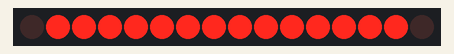
A sketch run on a simulated Arduino Uno, built with avr-gcc and run on an emulated ATmega328P. Shown: 16 shift-register outputs drawn as a row of LEDs (first output left, lit = HIGH). Wiring (inferred from the names in the program): 2 × shift register (74HC595): data pin 13; shift clock pin 11; latch pin 12. Wiring (inferred from the signals the program sends): row of LEDs: on Q0, Q1, Q2, Q3, Q4, Q5, Q6, Q7, Q8, Q9, Q10, Q11, Q12, Q13, Q14, Q15.

Above: at 0.05 s.
At 0.45 s:
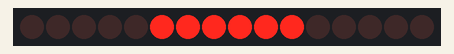
At 0.8 s:
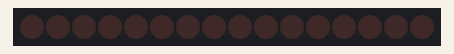
At 1.45 s:
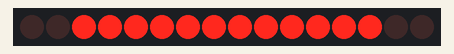
At 2.15 s:
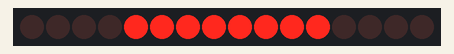
At 3.5 s:
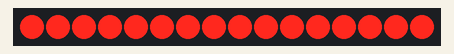
Timing chart, 0 to 4.1 s (numbered marks = the images above):
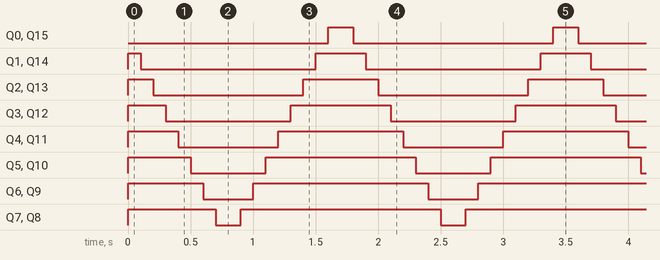

Measured:
- by itself, Q0, Q15: alternates HIGH for 0.20 s and LOW for 1.6 s
- by itself, Q1, Q14: repeats every 1.8 s: LOW 1.4 s, HIGH 0.40 s
- by itself, Q2, Q13: repeats every 1.8 s: LOW 1.2 s, HIGH 0.60 s
- by itself, Q3, Q12: repeats every 1.8 s: LOW 1.0 s, HIGH 0.80 s
- by itself, Q4, Q11: repeats every 1.8 s: LOW 0.80 s, HIGH 1.0 s
- by itself, Q5, Q10: repeats every 1.8 s: LOW 0.60 s, HIGH 1.2 s
- by itself, Q6, Q9: repeats every 1.8 s: LOW 0.40 s, HIGH 1.4 s
- by itself, Q7, Q8: repeats every 1.8 s: LOW 0.20 s, HIGH 1.6 s

The sketch:

shift_register_test_ino.ino
```cpp
#define CLOCK 11 //74HC595 pin 11
#define LATCH 12  //74HC595 pin 12
#define DATA 13  //74HC595 pin 14


//display data
byte data[2];
int count;
byte dir;
int iter;


void setup()
{
  /**CONFIGURE PINS**/
  pinMode(LATCH, OUTPUT);
  pinMode(DATA, OUTPUT);
  pinMode(CLOCK, OUTPUT);

  /**CONFIGURE DISPLAY DATA**/
  data[0] = 0xFF;
  data[1] = 0xFF;
  count = 0;
  dir = 0;
  iter = 0;

  /**CONFIGURE TIMERS**/
  cli();//disable interrupts

  //set timer0 interrupt at 2kHz
  TCCR0A = 0;// set entire TCCR2A register to 0
  TCCR0B = 0;// same for TCCR2B
  TCNT0  = 0;//initialize counter value to 0
  // set compare match register for 2khz increments
  OCR0A = 255;// = (16*10^6) / (2000*64) - 1 (must be <256)
  // turn on CTC mode
  TCCR0A |= (1 << WGM01);
  // Set CS01 and CS00 bits for 64 prescaler
  TCCR0B |= (1 << CS01) | (1 << CS00);
  // enable timer compare interrupt
  TIMSK0 |= (1 << OCIE0A);

  //set timer1 interrupt at 10Hz
  TCCR1A = 0;// set entire TCCR1A register to 0
  TCCR1B = 0;// same for TCCR1B
  TCNT1  = 0;//initialize counter value to 0
  // set compare match register for 1hz increments
  OCR1A = 1562;// = (16*10^6) / (10*1024) - 1 (must be <65536)
  // turn on CTC mode
  TCCR1B |= (1 << WGM12);
  // Set CS12 and CS10 bits for 1024 prescaler
  TCCR1B |= (1 << CS12) | (1 << CS10);
  // enable timer compare interrupt
  TIMSK1 |= (1 << OCIE1A);

  sei();//enable interrupts
}

//display the data @ 2kHz
ISR(TIMER0_COMPA_vect)
{
  digitalWrite(LATCH, LOW);

  byte mask = 1 << iter;
  iter = (iter==7 ? 0:iter+1);

  shiftOut(DATA, CLOCK, MSBFIRST, data[0]);
  shiftOut(DATA, CLOCK, MSBFIRST, data[1]);

  digitalWrite(LATCH, HIGH);
}

//update the data @ 10Hz
ISR(TIMER1_COMPA_vect)
{


  if(++count == 9) {
    dir = (dir==0 ? 1:0);
    count = 0;
  } else {
    if(dir) {
      data[0] = (data[0] << 1) | 0x1;
      data[1] = (data[1] >> 1) | 0x80;
    } else {
      data[0] = data[0] >> 1;
      data[1] = data[1] << 1;
    }
  }
}

void loop()
{

}
```
